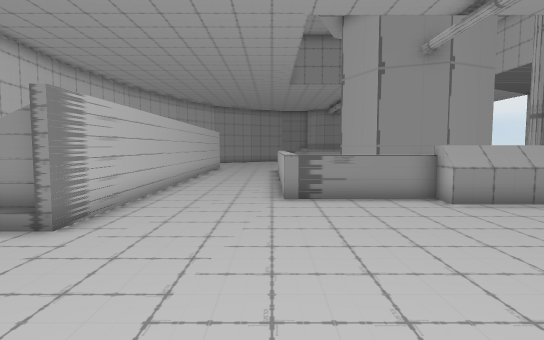
View 1 (above)

24 first-person views from a walk through a 3-D level made in the Unity game engine. The camera is 1.4 m above the floor, tilts 4° down and sees 80° across. The floor is counted in squares, 1 m on a side. Each view is taken from the middle of a square. On the plan, view 1 faces up. The plan holds only what a view shows up to about 15 squares ahead; the rest is blank.

View 2
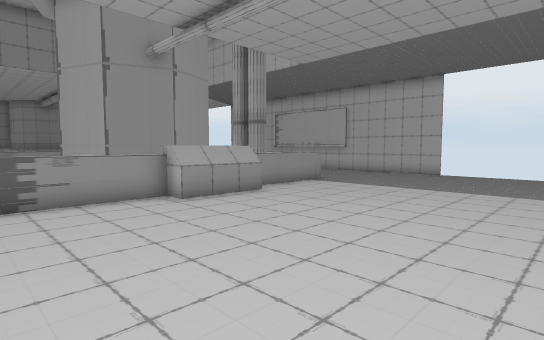

View 3
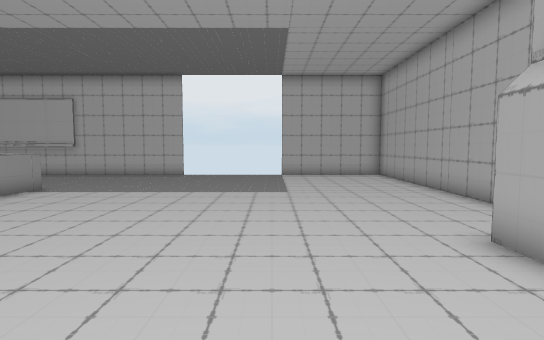

View 4
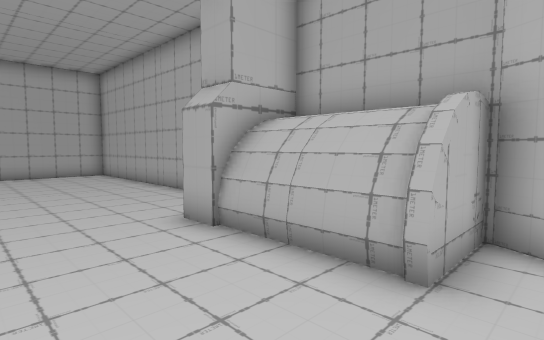

View 5
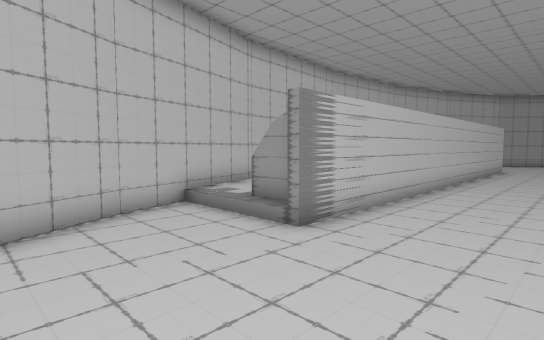

View 6
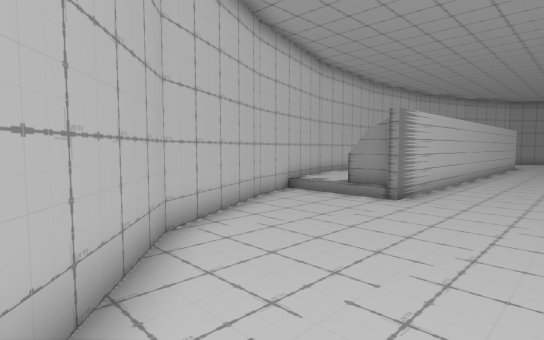

View 7
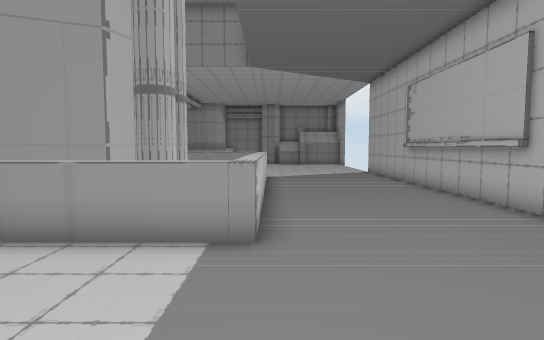

View 8
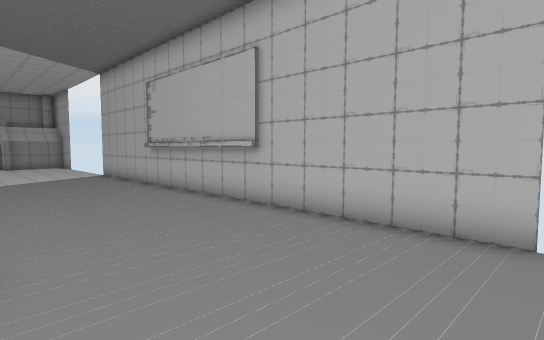

View 9
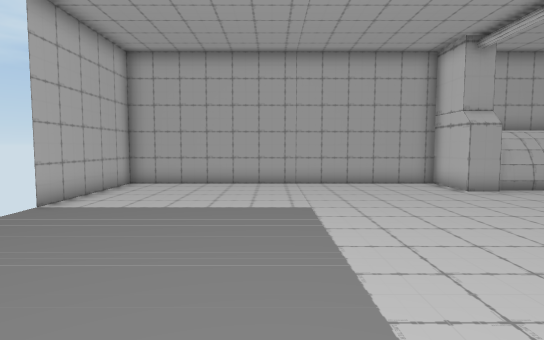

View 10
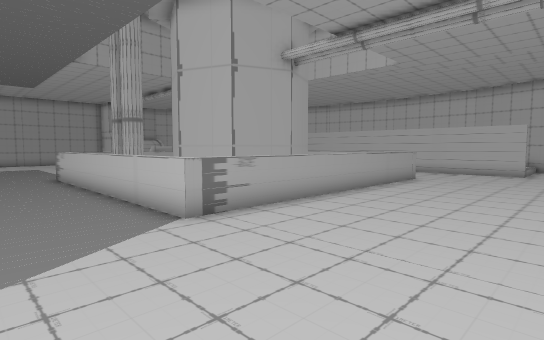

View 11
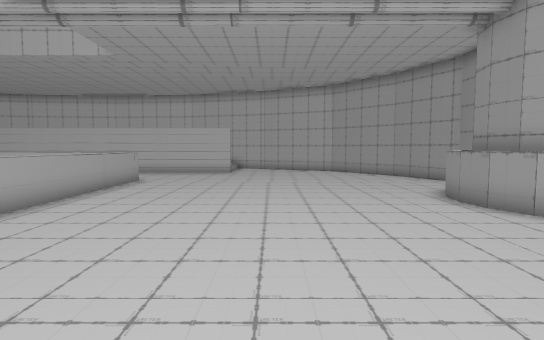

View 12
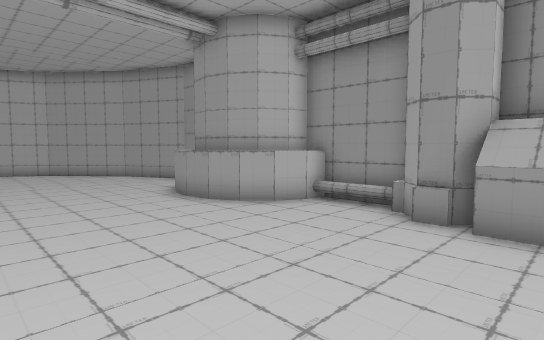

View 13
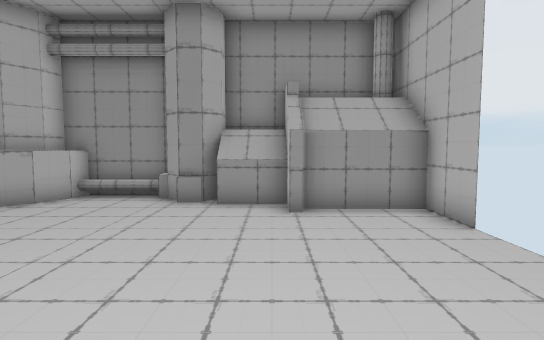

View 14
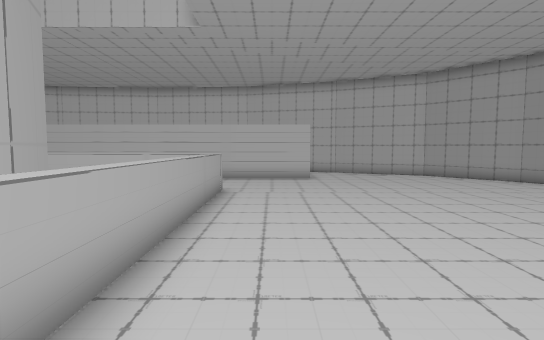

View 15
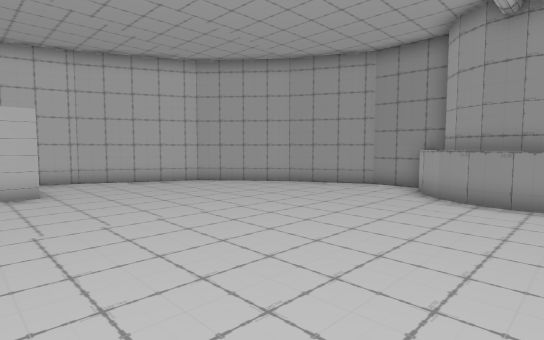

View 16
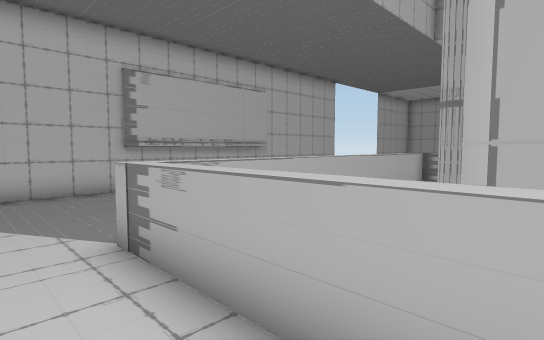

View 17
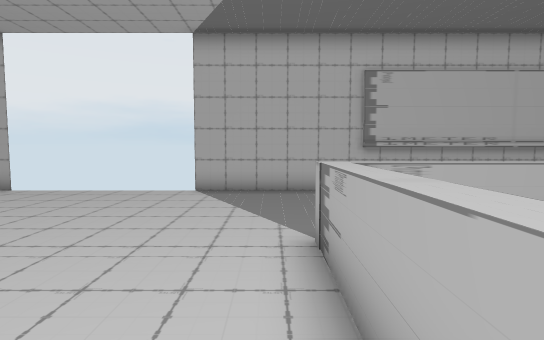

View 18
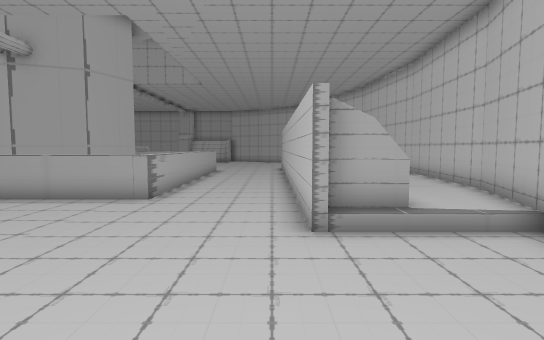

View 19
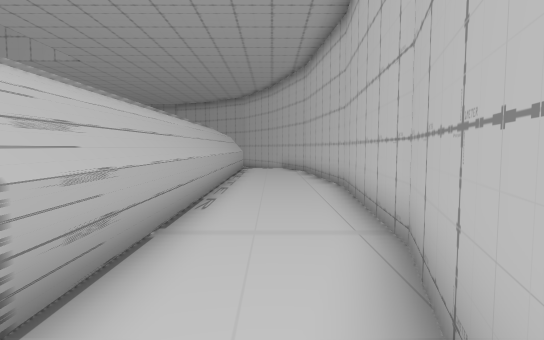

View 20
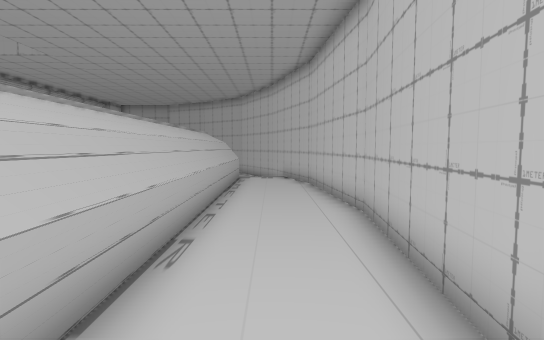

View 21
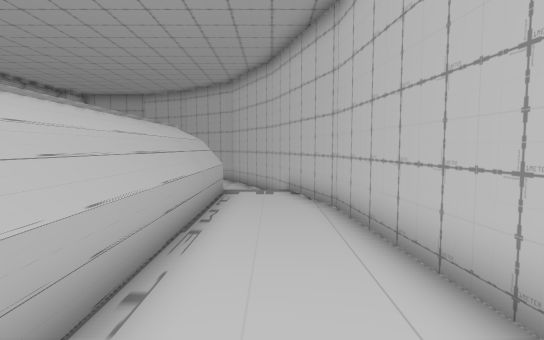

View 22
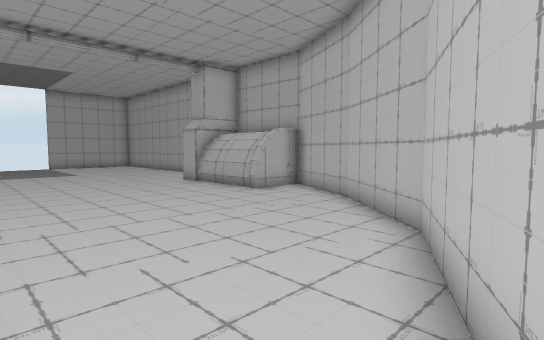

View 23
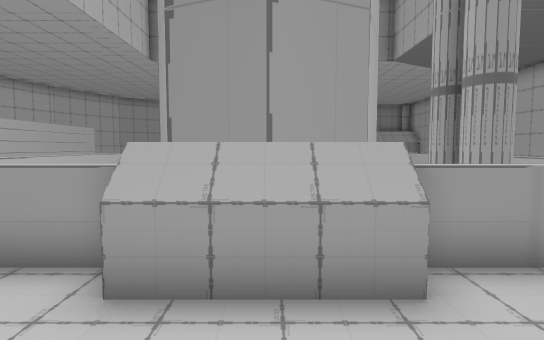

View 24
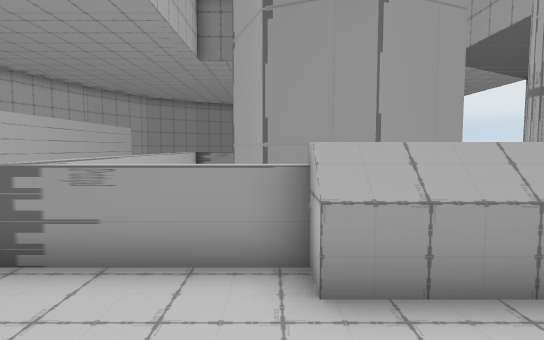

### Floor plan
Key: @ floor where view 1 was taken; # wall or solid block; . main floor; : floor 0.25 m higher than the main floor; = window, fence, low wall or low ledge; ^ raised ledge; v drop or lower ground.
Columns run from 9 left of view 1 to 18 right of it. Each row starts with its distance up from view 1.
 33          ####    #=##
 32        ###..##  ##..###
 31       ##....#####=...#^^
 30      ##......###=.......####
 29     ##.....................#
 28    ##......................
 27    #.......................
 26   ##.......................
 25   #........................
 24   #........................
 23   .........................
 22  #::##.....................#
 21  #::##.....................#
 20 ##::##.....................#
 19 #:::##...=============.....#
 18 #:::##...=#         #=.....#
 17 #:::##...=#   v v   #=....##
 16 #:::##...=#  #####  #=....##
 15 #:::##...=# v#   #v #=....#
 14 #:::##...=# ##   #v #=....#
 13 #:::##...=# v#   #v #=....#
 12 #:::##...=#  #####vv#=....##
 11 #:::##...=#   ##v v##=....##
 10 #:::##...=#       vv#=.....#
  9 #:::##...=====^^^=====.....#
  8 ##::##........^^^..........#
  7  #::##.....................#
  6  #::##.....................#
  5  #.........................
  4  ##........................
  3   #........................
  2   ##.......................
  1    #.......................
  0    ##....@.................#
 -1     ##.....................#
 -2      ##....................#
 -3       ##..#^^^##...........#
 -4        ####    #...........#
 -5                #############

Where each view was taken, in squares from view 1:
view 1: 0 up, 0 right, facing up
view 2: 0 up, 0 right, facing up-right
view 3: 1 up, 1 right, facing right
view 4: 1 up, 0 right, facing down-right
view 5: 1 up, 0 right, facing up-left
view 6: 3 down, 0 right, facing up-left
view 7: 4 up, 12 right, facing up
view 8: 5 up, 12 right, facing up-right
view 9: 8 up, 12 right, facing down
view 10: 25 up, 15 right, facing down-left
view 11: 25 up, 14 right, facing left
view 12: 25 up, 14 right, facing up-left
view 13: 23 up, 14 right, facing up
view 14: 21 up, 11 right, facing left
view 15: 21 up, 7 right, facing up-left
view 16: 21 up, 7 right, facing down-right
view 17: 20 up, 7 right, facing right
view 18: 28 up, 3 left, facing down
view 19: 23 up, 7 left, facing down
view 20: 21 up, 7 left, facing down
view 21: 16 up, 7 left, facing down
view 22: 5 up, 7 left, facing down-right
view 23: 5 up, 6 right, facing up
view 24: 5 up, 4 right, facing up
